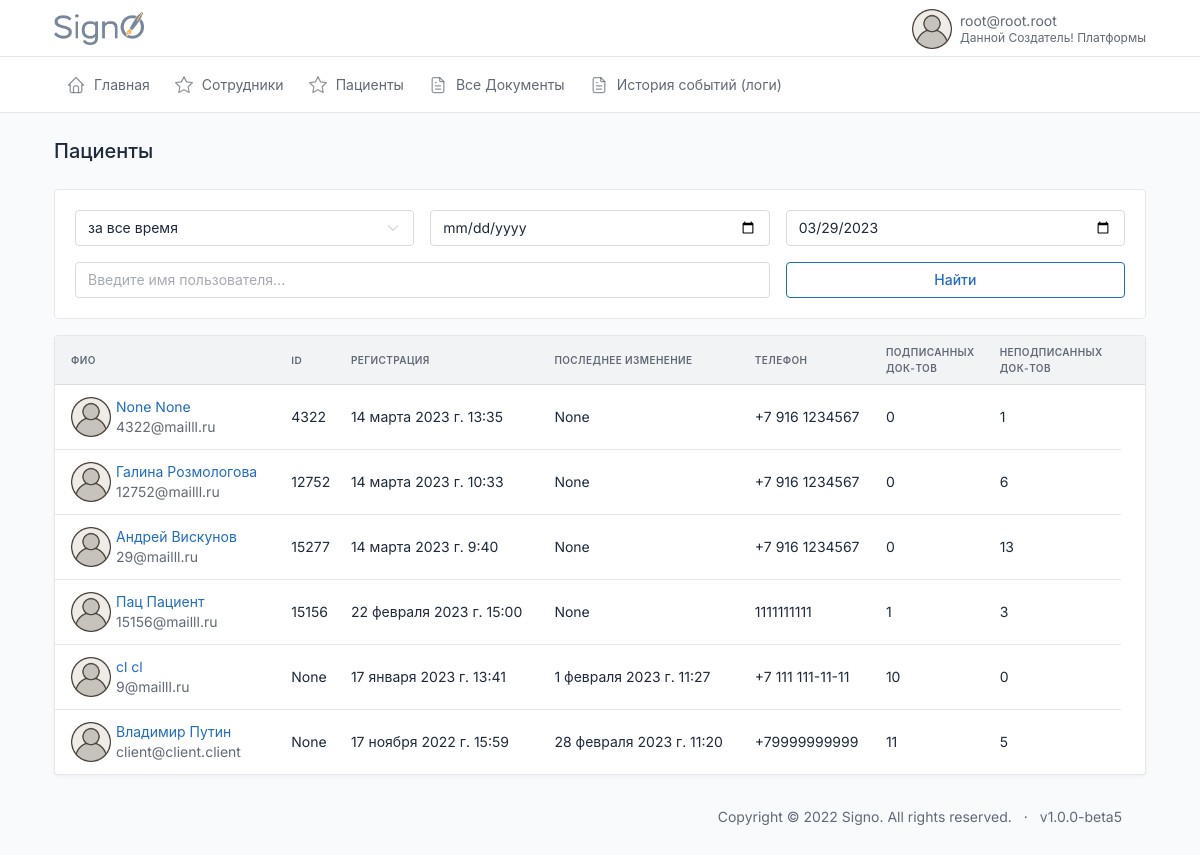
Page /id/users/ (signed in) on the earlier database version.
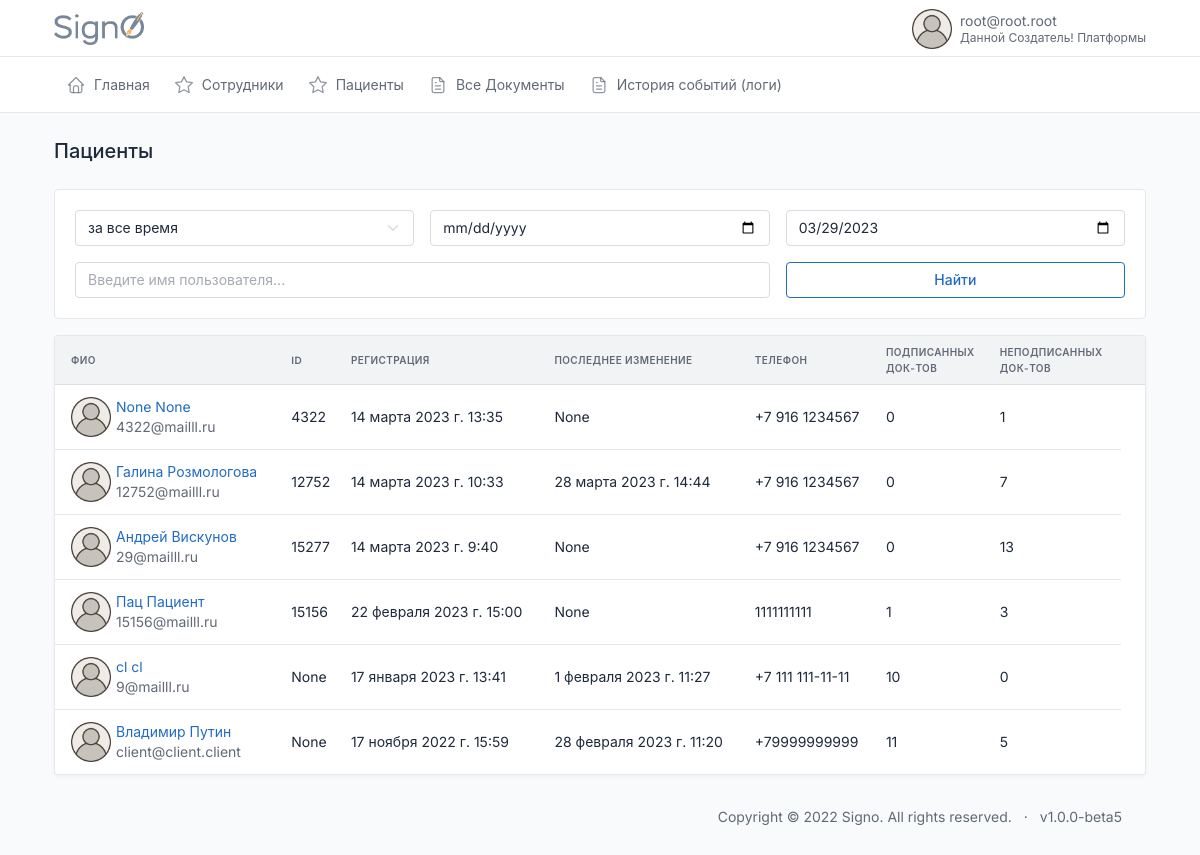
Same page on the later database version.
### users/models.py (models this page shows, shortened)
class CustomUser(AbstractBaseUser, PermissionsMixin):
    email = models.EmailField(max_length=254, unique=True, verbose_name='Электронная почта')
    first_name = models.CharField(u"Имя", max_length=100, blank=True, null=True)
    last_name = models.CharField(u"Фамилия", max_length=100, blank=True, null=True)
    patronymic = models.CharField(u"Отчество", max_length=100, blank=True, null=True)
    pasport_series = models.CharField(max_length=12, blank=True, verbose_name='Серия паспорта')
    pasport_number = models.CharField(max_length=12, blank=True, verbose_name='Номер паспорта')
    addres = models.CharField(max_length=240, blank=True, verbose_name='Адрес пользователя')
    user_profile_id = models.IntegerField(blank=True, verbose_name='ID пользователя', null=True)
    phone = models.CharField(max_length=24, verbose_name='Телефон')
    uniq_id = models.CharField(unique=True, max_length=12, blank=True, null=True, verbose_name='Уникальный ID')
    photo = models.ImageField(
        upload_to='users/%Y/%m/%d/',
        blank=True,
        default='../static/images/default_avatar.png',
        verbose_name='Аватар')
    is_active = models.BooleanField(default=True, verbose_name='Активирован')
    is_admin = models.BooleanField(default=False, verbose_name='Администратор')
    is_staff = models.BooleanField(_('staff status'), default=False)
    is_superuser = models.BooleanField(_('super user'), default=False)
    date_joined = models.DateTimeField(u'date joined', blank=True, null=True, default=timezone.now)
    last_login = models.DateTimeField(u'last login', blank=True, null=True)
    groups = models.ManyToManyField(Group, blank=True, null=True, verbose_name='Группы', related_name='groups')
    user_permissions = models.ManyToManyField(Permission, blank=True, null=True, verbose_name='Разрешения', related_name='user_permissions')
    date_of_birthday = models.DateField(blank=True, null=True, verbose_name='Дата Рождения')
    ADMINISTRATOR = 'AD'
    DOCTOR = 'DO'
    CLIENT = 'CL'
    DIRECTOR = 'DI'
    TYPE_ROLE = [
        (ADMINISTRATOR, 'Администратор'),
        (DOCTOR, 'Врач'),
        (CLIENT, 'Клиент'),
        (DIRECTOR, 'Руководитель')
    ]
    type = models.CharField(max_length=6, choices=TYPE_ROLE, default=CLIENT, verbose_name='Тип пользователя')
    ban = models.BooleanField(default=False, verbose_name='Уволен')
    ban_date = models.DateTimeField(verbose_name='дата увольнения', blank=True, null=True)
    ecp = models.BooleanField(default=False, verbose_name='Наличие ЭЦП')
    USERNAME_FIELD = 'email'
    REQUIRED_FIELDS = []
    objects = CustomUserManager()
    class Meta:
        verbose_name='Пользователь'
        verbose_name_plural='Пользователи'

### users/views.py (the view)
# urls.py: path('id/', include('users.urls')),
@login_required
def users(request):
    if request.user.type == 'ID':
        list_of_clients = Document.objects.filter(
            deleted=False,
            hidden=False
            ).values_list('recipient', flat=True)
    else:
        list_of_clients = list(Document.objects. \
                                filter(deleted=False, hidden=False). \
                                filter(Q(sender=request.user) | Q(founder=request.user)
                                ).distinct()
                                .values_list('recipient', flat=True))
    all_clients = CustomUser.objects.filter(id__in=list_of_clients)
    all_clients = annotate_users_with_number_of_signed_docs(
                                            all_clients,
                                            'recipient__recipient_status')
    clients = search_users(request, all_clients)
    clients = paginate_list(request, clients, 20)
    context = {
        'title': 'Пациенты', # don't touch! this value is used in template
        'users': clients,
    }
    return render (request, 'index/users.html', context=context)

### users/services.py (called while the page is built, shortened)
def search_users(request, all_users):
    search_name = request.GET.get('search')
    period = request.GET.get('period')
    user_type = request.GET.get('user_type')
    if period:
        start_date, end_date = get_dates(period, all_users)
        all_users = all_users.filter(date_joined__range=[start_date, end_date])
    if user_type:
        all_users = all_users.filter(type=user_type)
    sort_filter = request.GET.get('sort')
    if sort_filter:
        all_users = all_users.order_by(sort_filter)
    else:
        all_users = all_users.order_by('-date_joined')
    return all_users

### utils/services.py (called while the page is built)
def paginate_list(request, list, page_len):
    paginator = Paginator(list, page_len)
    page_number = request.GET.get('page')
    return paginator.get_page(page_number)

### index/templates/index/users.html
{%extends 'index.html'%}
{%block content%}
{% include 'common/_info_box_users.html' %}
{% if title == "Пациенты" %}
    {% include 'common/_clients_table.html' %}
{% else %}
    {% include 'common/_staff_table.html' %}
{% endif %}
{%endblock%}

### templates/common/_clients_table.html (shortened to what this page needs)
{% load static %}
{% load extra_tags %}
<div class="col-12">
    <div class="card">
      <div class="table-responsive">
        <table class="table table-vcenter card-table">
          <thead>
            <tr>
              <th id="th-last_name" class='sortable-table-header' onclick="filterByField('last_name')">ФИО</th>
              <th id="th-id" class='sortable-table-header' onclick="filterByField('id')">ID
              </th>
              <th id="th-date_joined" class='sortable-table-header' onclick="filterByField('date_joined')">Регистрация</th>
              <th id="th-last_login" class='sortable-table-header' onclick="filterByField('last_login')">Последнее изменение</th>
              {% if request.user.type != 'DO' %}
                <th>Телефон</th>
              {% endif %}
              <th id="th-signed_docs" class='sortable-table-header' onclick="filterByField('signed_docs')">Подписанных<br> док-тов</th>
              <th id="th-not_signed_docs" class='sortable-table-header' onclick="filterByField('not_signed_docs')">Неподписанных<br> док-тов</th>
              <th class="w-1"></th>
            </tr>
          </thead>
          <tbody class="lazy-loading-users">
          {% for user in users %}
          <tr class="lazy-row-users">
              <td>
                <div class="d-flex py-1 align-items-center">
                  {% if user.photo %}
                    <img width=40px height=40px src="{{user.photo.url}}" style="margin-right:5px">
                  {% endif %}
                <div class="flex-fill">
                      {% if request.user.type != 'DO' %}
                        <a href="{%url 'user' user.id%}"><div class="font-weight-medium">{{user.first_name}} {{user.last_name}}</div></a>
                      {% else %}
                        <div class="font-weight-medium">{{user.first_name}} {{user.last_name}}</div>
                      {% endif %}
                    <div class="text-muted">{{user.email}}</div>
                  </div>
                </div>
              </td>
              <td>
                <div>{{ user.uniq_id }}</div>
              </td>
              <td>
                <div>{{ user.date_joined }}</div>
              </td>
              <td>
                <div>{{ user.last_login }}</div>
              </td>
              {% if request.user.type != 'DO' %}
              <td>
                <div>{{ user.phone }}</div>
              </td>
              {% endif %}
              <td>
                <div>{{ user.signed_docs }}</div>
              </td>
              <td>
                <div>{{ user.not_signed_docs }}</div>
              </td>
            </tr>
          {% endfor %}
          </tbody>
        </table>
      </div>
    </div>
  </div>

Differences in the rows shown:
changed CustomUser "Галина": last_login "None" → "28 марта 2023 г. 14:44"; not_signed_docs "6" → "7"
